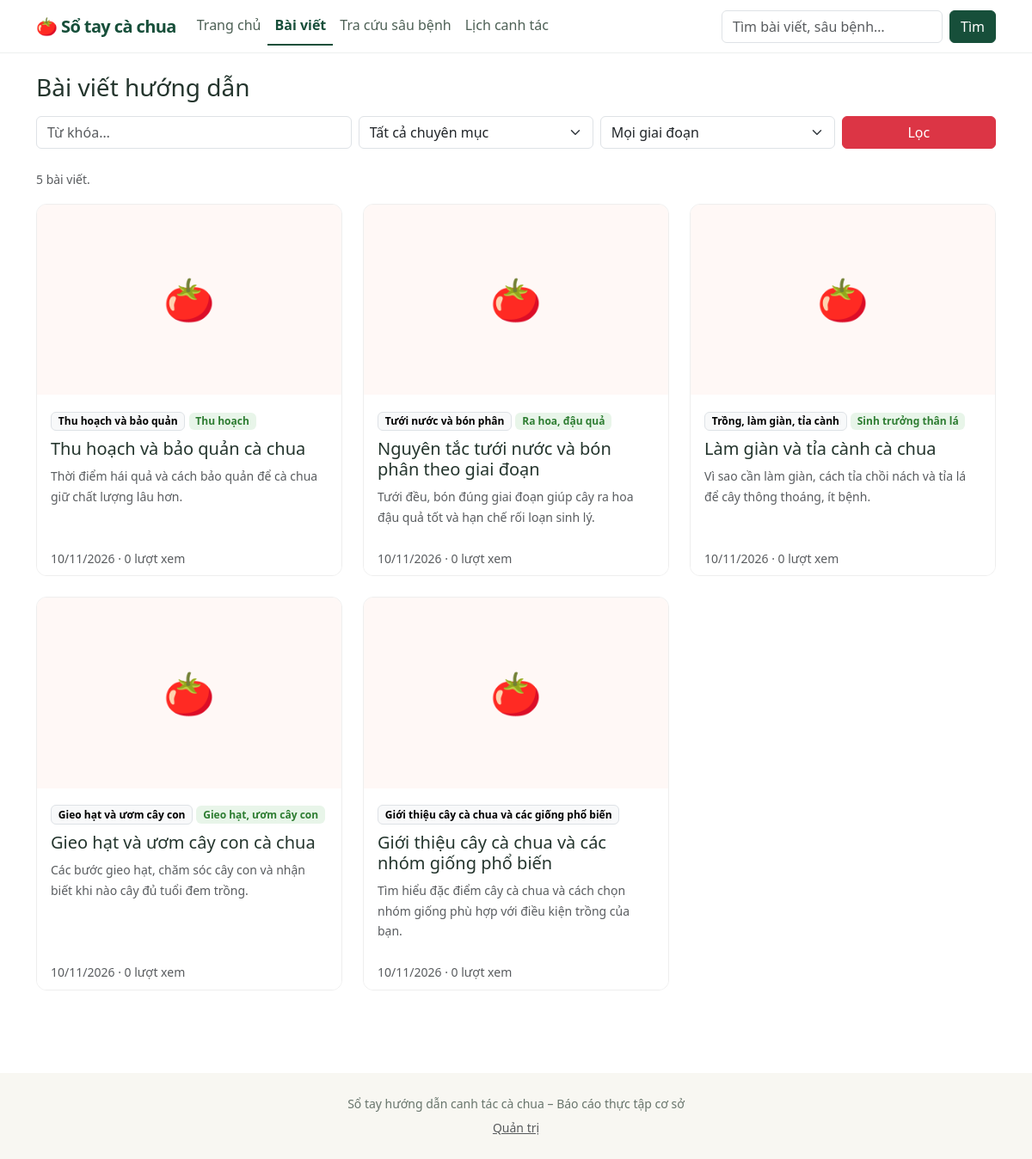
/posts.php, run on the app's committed database.
### tables this page shows
CREATE TABLE IF NOT EXISTS posts (
  id              INT UNSIGNED NOT NULL AUTO_INCREMENT,
  category_id     INT UNSIGNED NOT NULL,
  growth_stage_id INT UNSIGNED NULL COMMENT 'NULL neu bai viet ap dung chung',
  author_id       INT UNSIGNED NULL,
  title           VARCHAR(200) NOT NULL,
  slug            VARCHAR(220) NOT NULL,
  summary         VARCHAR(500) NULL,
  content         MEDIUMTEXT NOT NULL,
  thumbnail       VARCHAR(255) NULL,
  source          VARCHAR(255) NULL COMMENT 'Nguon tham khao',
  status          ENUM('draft','published') NOT NULL DEFAULT 'draft',
  views           INT UNSIGNED NOT NULL DEFAULT 0,
  created_at      TIMESTAMP NOT NULL DEFAULT CURRENT_TIMESTAMP,
  updated_at      TIMESTAMP NOT NULL DEFAULT CURRENT_TIMESTAMP ON UPDATE CURRENT_TIMESTAMP,
  PRIMARY KEY (id),
  UNIQUE KEY uq_posts_slug (slug),
  KEY idx_posts_status_created (status, created_at, id),
  KEY idx_posts_category_status_created (category_id, status, created_at),
  KEY idx_posts_stage_status_created (growth_stage_id, status, created_at),
  KEY idx_posts_author (author_id),
  FULLTEXT KEY ft_posts_search (title, summary, content),
  CONSTRAINT fk_posts_category FOREIGN KEY (category_id) REFERENCES categories (id)
    ON UPDATE CASCADE ON DELETE RESTRICT,
  CONSTRAINT fk_posts_growth_stage FOREIGN KEY (growth_stage_id) REFERENCES growth_stages (id)
    ON UPDATE CASCADE ON DELETE SET NULL,
  CONSTRAINT fk_posts_author FOREIGN KEY (author_id) REFERENCES users (id)
    ON UPDATE CASCADE ON DELETE SET NULL
);

CREATE TABLE IF NOT EXISTS categories (
  id          INT UNSIGNED NOT NULL AUTO_INCREMENT,
  name        VARCHAR(100) NOT NULL,
  slug        VARCHAR(120) NOT NULL,
  description TEXT NULL,
  sort_order  INT NOT NULL DEFAULT 0,
  created_at  TIMESTAMP NOT NULL DEFAULT CURRENT_TIMESTAMP,
  updated_at  TIMESTAMP NOT NULL DEFAULT CURRENT_TIMESTAMP ON UPDATE CURRENT_TIMESTAMP,
  PRIMARY KEY (id),
  UNIQUE KEY uq_categories_slug (slug),
  KEY idx_categories_order (sort_order, name)
);

CREATE TABLE IF NOT EXISTS growth_stages (
  id          INT UNSIGNED NOT NULL AUTO_INCREMENT,
  name        VARCHAR(100) NOT NULL,
  slug        VARCHAR(120) NOT NULL,
  description TEXT NULL,
  sort_order  INT NOT NULL DEFAULT 0,
  created_at  TIMESTAMP NOT NULL DEFAULT CURRENT_TIMESTAMP,
  updated_at  TIMESTAMP NOT NULL DEFAULT CURRENT_TIMESTAMP ON UPDATE CURRENT_TIMESTAMP,
  PRIMARY KEY (id),
  UNIQUE KEY uq_growth_stages_slug (slug),
  KEY idx_growth_stages_order (sort_order, name)
);

### includes/helpers.php (called while the page is built, shortened)
<?php
require_once __DIR__ . '/db.php';
function e($s) { return htmlspecialchars((string)$s, ENT_QUOTES, 'UTF-8'); }
function url($path = '') { return rtrim(config()['base_url'], '/') . '/' . ltrim($path, '/'); }
function fmt_date($ts) { return $ts ? date('d/m/Y', strtotime($ts)) : ''; }
function excerpt($s, $len = 140) {
    $s = trim(preg_replace('/\s+/u', ' ', strip_tags((string)$s)));
    return mb_strlen($s, 'UTF-8') > $len ? mb_substr($s, 0, $len, 'UTF-8') . '…' : $s;
}

### includes/functions_public.php (called while the page is built, shortened)
<?php
require_once __DIR__ . '/helpers.php';
function get_posts($f, $page = 1, $per = POSTS_PER_PAGE) {
    $where = ["p.status = 'published'"]; $params = [];
    $w = implode(' AND ', $where);
    $joins = ' JOIN categories c ON c.id = p.category_id LEFT JOIN growth_stages s ON s.id = p.growth_stage_id';
    $total = (int)q("SELECT COUNT(*) FROM posts p $joins WHERE $w", $params)->fetchColumn();
    $off = max(0, ($page - 1) * $per);
    $rows = q("SELECT p.id, p.title, p.slug, p.summary, p.thumbnail, p.created_at, p.views,
                      c.name AS category_name, s.name AS stage_name
               FROM posts p $joins
               WHERE $w ORDER BY p.created_at DESC, p.id DESC LIMIT " . (int)$per . " OFFSET $off", $params)->fetchAll();
    return [$rows, $total];
}

### includes/db.php (called while the page is built)
<?php
function config() {
    static $cfg = null;
    if ($cfg === null) $cfg = require __DIR__ . '/../config/config.php';
    return $cfg;
}
function db() {
    static $pdo = null;
    if ($pdo === null) {
        $c = config();
        $dsn = "mysql:host={$c['db_host']};dbname={$c['db_name']};charset=utf8mb4";
        $pdo = new PDO($dsn, $c['db_user'], $c['db_pass'], [
            PDO::ATTR_ERRMODE => PDO::ERRMODE_EXCEPTION,
            PDO::ATTR_DEFAULT_FETCH_MODE => PDO::FETCH_ASSOC,
            PDO::ATTR_EMULATE_PREPARES => false,
        ]);
    }
    return $pdo;
}
function q($sql, $params = []) {
    $st = db()->prepare($sql);
    $st->execute($params);
    return $st;
}

### public/posts.php (the view, shortened to what this page needs)
<?php
require_once __DIR__ . '/../includes/functions_public.php';
$f = ['q' => trim($_GET['q'] ?? ''), 'category' => (int)($_GET['category'] ?? 0), 'stage' => (int)($_GET['stage'] ?? 0)];
$page = max(1, (int)($_GET['page'] ?? 1));
[$posts, $total] = get_posts($f, $page);
require __DIR__ . '/../includes/header.php';
?>
<h1 class="h3 mb-3">Bài viết hướng dẫn</h1>
<form method="get" class="row g-2 mb-4">
  <div class="col-12 col-md-4"><input class="form-control" type="search" name="q" placeholder="Từ khóa…" value="<?= e($f['q']) ?>"></div>
  <div class="col-6 col-md-3">
    <select class="form-select" name="category" aria-label="Chuyên mục">
      <option value="0">Tất cả chuyên mục</option>
    </select>
  </div>
  <div class="col-6 col-md-3">
    <select class="form-select" name="stage" aria-label="Giai đoạn">
      <option value="0">Mọi giai đoạn</option>
    </select>
  </div>
  <div class="col-12 col-md-2 d-grid"><button class="btn btn-danger">Lọc</button></div>
</form>
<p class="text-muted small"><?= $total ?> bài viết<?= ($f['q'] || $f['category'] || $f['stage']) ? ' phù hợp' : '' ?>.
  <?php if ($f['q'] || $f['category'] || $f['stage']): ?><a href="<?= url('public/posts.php') ?>">Xóa bộ lọc</a><?php endif; ?></p>
<div class="row g-4 mb-4"><?php foreach ($posts as $p) include __DIR__ . '/_card.php'; ?></div>
<?php require __DIR__ . '/../includes/footer.php'; ?>

### public/_card.php (shortened to what this page needs)
<div class="col-12 col-sm-6 col-lg-4">
  <a class="card card-post text-decoration-none text-reset" href="<?= url('public/post.php?slug=' . rawurlencode($p['slug'])) ?>">
    <?php if (!empty($p['thumbnail'])): ?>
      <img class="thumb" src="<?= e(upload_url($p['thumbnail'])) ?>" alt="<?= e($p['title']) ?>" loading="lazy">
    <?php else: ?><div class="thumb-empty">🍅</div><?php endif; ?>
    <div class="card-body">
      <div class="mb-2">
        <span class="badge text-bg-light border"><?= e($p['category_name']) ?></span>
        <?php if (!empty($p['stage_name'])): ?><span class="badge badge-stage"><?= e($p['stage_name']) ?></span><?php endif; ?>
      </div>
      <h2 class="h5 card-title"><?= e($p['title']) ?></h2>
      <p class="card-text text-muted small mb-0"><?= e(excerpt($p['summary'] ?? '', 110)) ?></p>
    </div>
    <div class="card-footer bg-white border-0 small text-muted"><?= fmt_date($p['created_at']) ?> · <?= (int)$p['views'] ?> lượt xem</div>
  </a>
</div>

### assets/css/style.css (style rules this page uses)
:root { --tomato: #c0392b; --tomato-dark: #962d22; --leaf: #2e7d32; --leaf-soft: #e8f5e9; --cream: #fff8f6; }
body { background: #fff; color: #2b2b2b; line-height: 1.7; }
a { color: var(--tomato-dark); }
.card-post { border: 1px solid #eee; border-radius: .75rem; overflow: hidden; height: 100%; transition: box-shadow .15s, transform .15s; }
.thumb-empty { display: flex; align-items: center; justify-content: center; font-size: 3rem; aspect-ratio: 16/10; background: var(--cream); }
.badge-stage { background: var(--leaf-soft); color: var(--leaf); font-weight: 600; }
:root { --forest: #174f3a; --forest-2: #236646; --moss: #a6be83; --paper: #f8f7f2; --ink: #24352d; --line: #e3e8dd; }
body { background: #fff; color: var(--ink); }
a { color: var(--forest-2); }

### data on the page
posts: category.name "Thu hoạch và bảo quản", growth_stage.name "Thu hoạch", title "Thu hoạch và bảo quản cà chua", summary "Thời điểm hái quả và cách bảo quản để cà chua giữ chất lượng lâu hơn.", created_at "10/11/2026", views "0"
posts: category.name "Tưới nước và bón phân", growth_stage.name "Ra hoa, đậu quả", title "Nguyên tắc tưới nước và bón phân theo giai đoạn", summary "Tưới đều, bón đúng giai đoạn giúp cây ra hoa đậu quả tốt và hạn chế rối loạn sinh lý.", created_at "10/11/2026", views "0"
posts: category.name "Trồng, làm giàn, tỉa cành", growth_stage.name "Sinh trưởng thân lá", title "Làm giàn và tỉa cành cà chua", summary "Vì sao cần làm giàn, cách tỉa chồi nách và tỉa lá để cây thông thoáng, ít bệnh.", created_at "10/11/2026", views "0"
posts: category.name "Gieo hạt và ươm cây con", growth_stage.name "Gieo hạt, ươm cây con", title "Gieo hạt và ươm cây con cà chua", summary "Các bước gieo hạt, chăm sóc cây con và nhận biết khi nào cây đủ tuổi đem trồng.", created_at "10/11/2026", views "0"
posts: category.name "Giới thiệu cây cà chua và các giống phổ biến", title "Giới thiệu cây cà chua và các nhóm giống phổ biến", summary "Tìm hiểu đặc điểm cây cà chua và cách chọn nhóm giống phù hợp với điều kiện trồng của bạn.", created_at "10/11/2026", views "0"

### other printed values
$label "Trang chủ"
$label "Bài viết"
$label "Tra cứu sâu bệnh"
$label "Lịch canh tác"
$total "5"
